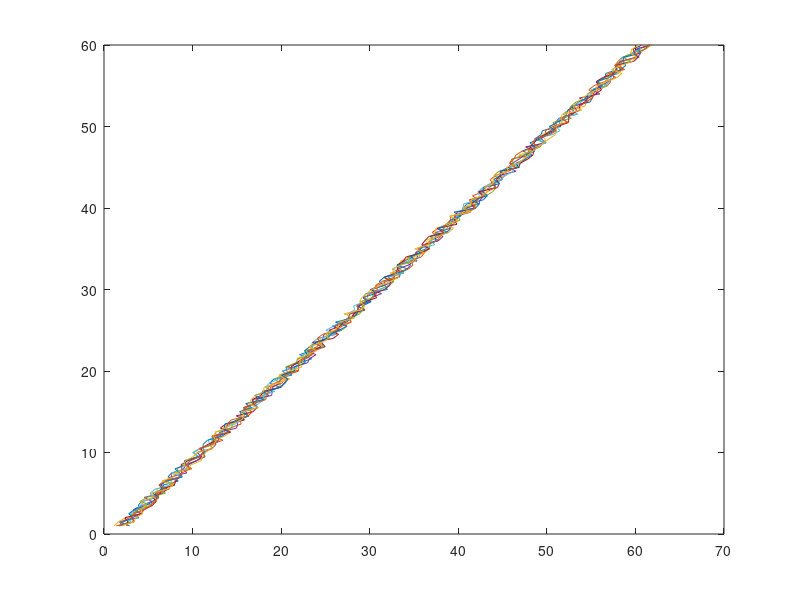

The MATLAB script that drew this image: (Note: this script raises an error after producing the figure.)
clc
clear
close all

vector=[1:.5:60];
T=length(vector);
N=10;
data=repmat(vector, N, 1) + 2*rand(N,T);
plot(data,vector)
mn=mean(data,2);
data=data-repmat(mn,1,T);

covariance1 = 1/(N-1) * data * data';

[PC1 V1]=eig(covariance1);

v1=diag(V1);
[junk, order1] = sort(-1*v1);

v1=v1(order1);
PC1 = PC1(:,order1);
V1=diag(v1,0);

xinv=(sqrt(V1)*PC1')^-1;
PC3=data'*xinv;

reconstruct1=PC1*V1*PC3';
reconstruct1=normalize(reconstruct1,1,60);
figure, plot(reconstruct1,vector)

covariance2 = 1/(N-1) * data' * data;
[PC2 V2]=eig(covariance2);

v2=real(diag(V2));
[junk, order2] = sort(-1*v2);

v2=v2(order2);
PC2 = PC2(:,order2);
V2=diag(v2,0);

xinv2=(sqrt(V2)*PC2')^-1;
PC4=data*xinv2;

reconstruct2=real(PC2*V2*PC4');
reconstruct2=normalize(reconstruct2,1,60)';
figure, plot(reconstruct2,vector)

data=normalize(data,1,60);
figure, plot(data,vector)


figure,
for i=1:size(PC3,2)
    subplot(2,5,i), plot(vector,PC3(:,i)), axis([0 60 -.8 .8])
end
    